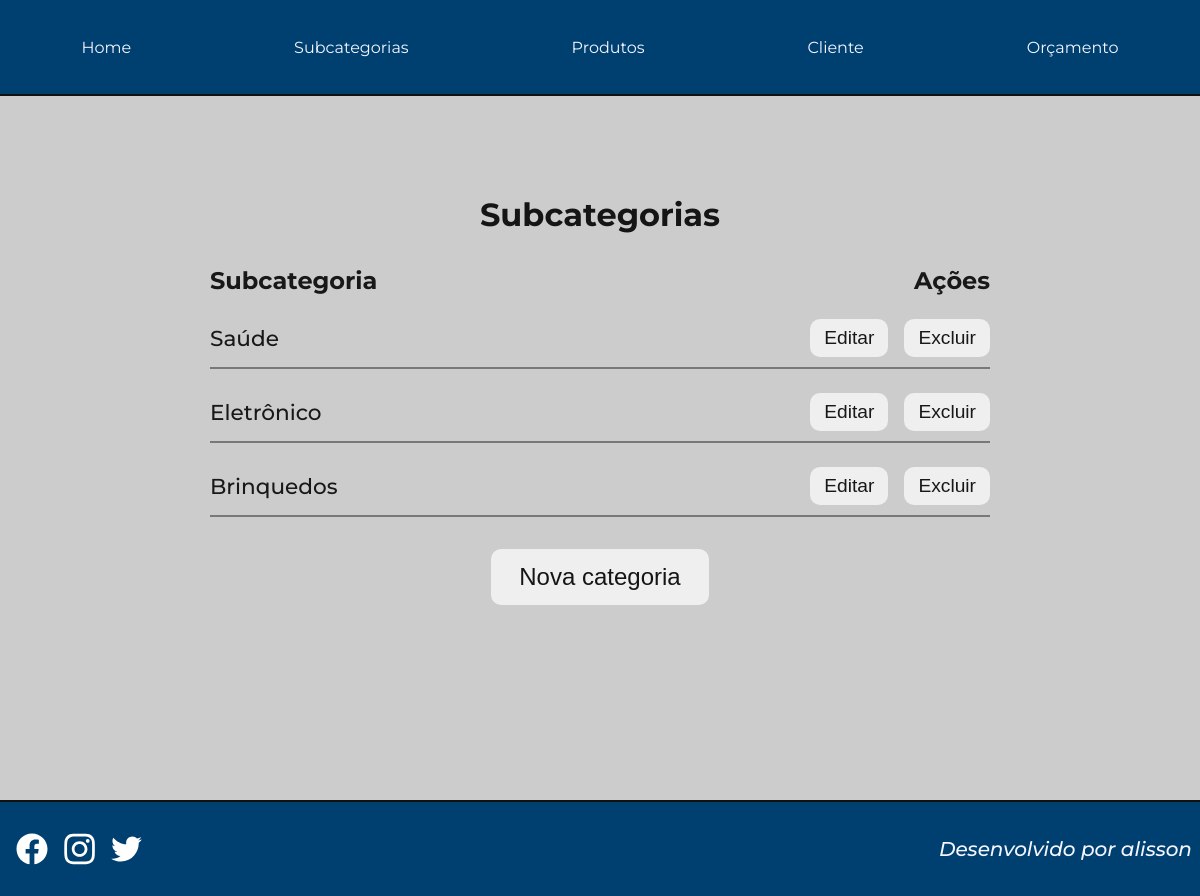
The page /index.php?action=list&table=subcategories on the database as committed earlier.
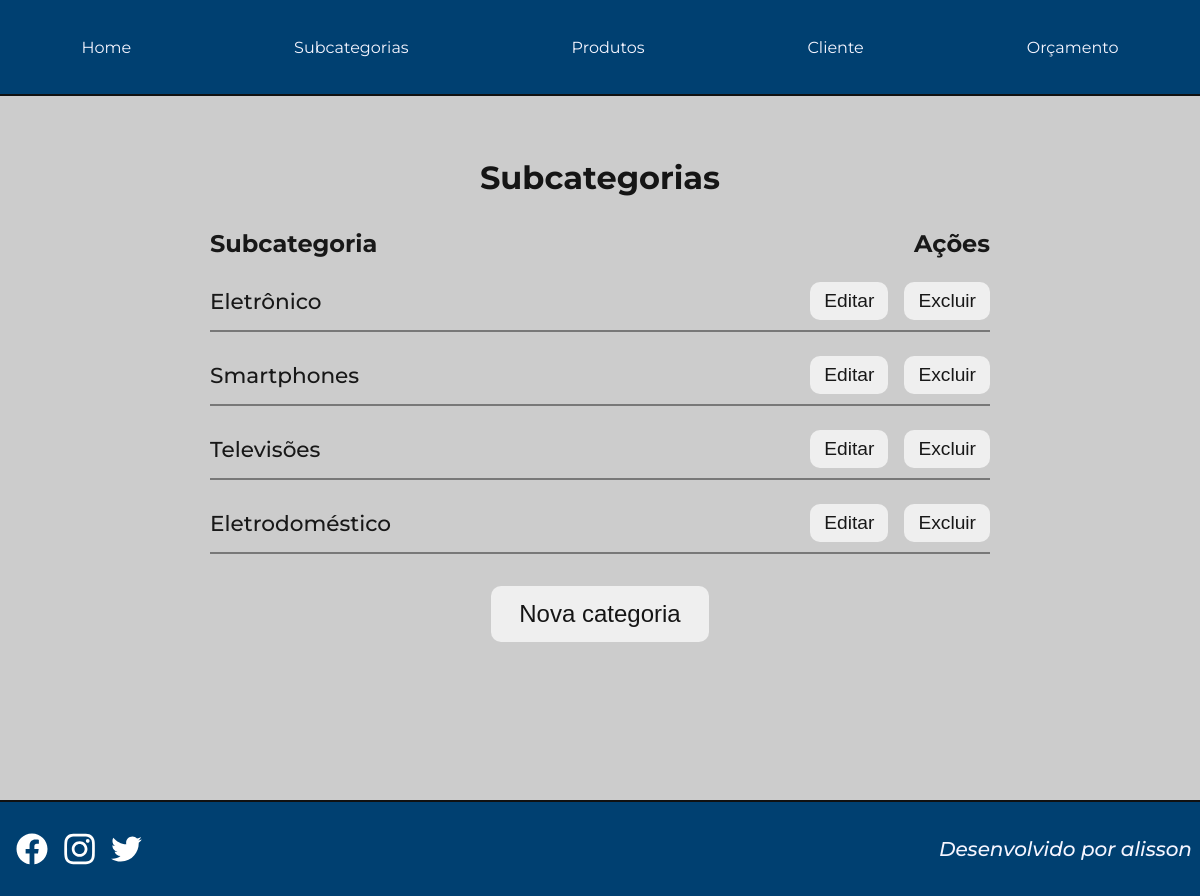
The same page on the database as committed later.
### tables this page shows
CREATE TABLE `subcategoria` (
  `id` int(11) NOT NULL,
  `nome` varchar(50) NOT NULL
);

### list/subcategories.php (the view)
<div class="subcategories">
    <h2 class="title">Subcategorias</h2>
    <?php
    $sqlCategorias = "SELECT * FROM subcategoria";
    $consultaCategorias = $pdo->prepare($sqlCategorias);
    $consultaCategorias->execute();
    ?>
    <table class="table">
        <thead class="table_head">
            <tr class="row">
                <td class="col">Subcategoria</td>
                <td class="col actions">Ações</td>
            </tr>
        </thead>
        <tbody class="table_body">
            <?php
            while ($dados = $consultaCategorias->fetch(PDO::FETCH_OBJ)) {
                $nome = $dados->nome;
                $id = $dados->id;
            ?>
                <tr class="row">
                    <td class="col">
                        <?= $nome ?>
                    </td>
                    <td class="col buttons">
                        <button type="button" onclick="registrar('subcategories', <?= $id ?>)">Editar</button>
                        <button type="button" onclick="excluir('subcategories', <?= $id ?>)">Excluir</button>
                    </td>
                </tr>
            <?php
            }
            ?>
        </tbody>
    </table>
    <button type="button" onclick="registrar('subcategories')" class="categories_button">
        Nova categoria
    </button>
</div>

Rows that differ between the two databases and show on the page:
removed subcategoria: nome "Saúde"
removed subcategoria: nome "Brinquedos"
added subcategoria: nome "Smartphones"
added subcategoria: nome "Televisões"
added subcategoria: nome "Eletrodoméstico"
